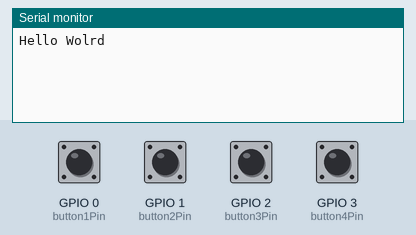
The sketch below on a simulated ESP32. On the bench: the last lines printed to the serial monitor. The test bench sets the inputs (shaded band); at power-on: GPIO 0 (button1Pin), GPIO 1 (button2Pin), GPIO 2 (button3Pin), GPIO 3 (button4Pin) HIGH.

Above: at 3.2 s.
3.3 s: GPIO 0 (button1Pin) pulled LOW for 0.15 s
At 4.5 s:
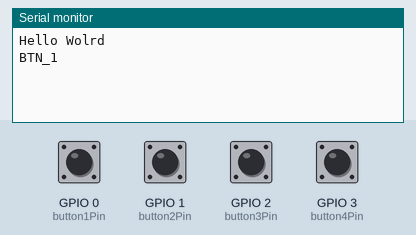
4.9 s: GPIO 1 (button2Pin) pulled LOW for 0.15 s
At 5.8 s:
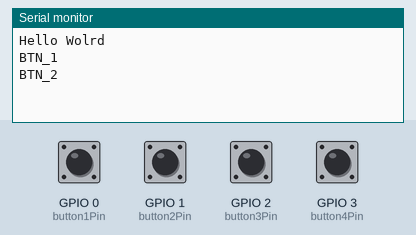
6.5 s: GPIO 2 (button3Pin) pulled LOW for 0.15 s
At 7.0 s:
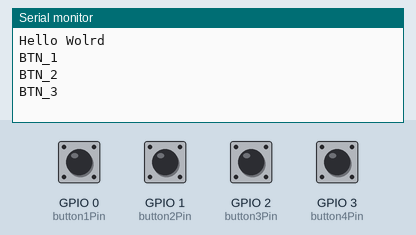
8.1 s: GPIO 3 (button4Pin) pulled LOW for 0.15 s
At 9.4 s:
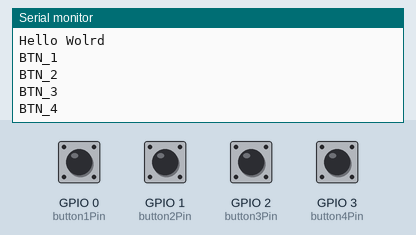
Timing chart, 0 to 10.7 s (numbered marks = the images above; inputs shaded):
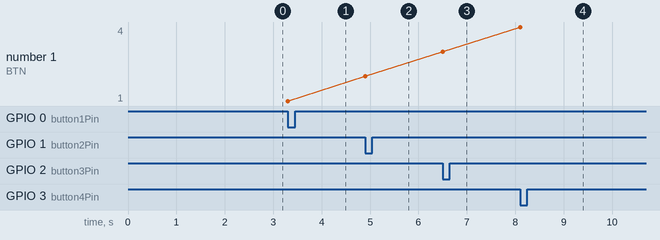

The sketch:

main.ino
```cpp
// Upload this code to your microcontroller
int button1Pin = 0;
int button2Pin = 1;
int button3Pin = 2;
int button4Pin = 3;

int button_1 = 0;
int button_2 = 0;
int button_3 = 0;
int button_4 = 0;

int hold = 250;

void buttonInput() {

  button_1 = digitalRead(button1Pin); // read the button 1 state
  button_2 = digitalRead(button2Pin); // read the button 2 state
  button_3 = digitalRead(button3Pin); // read the button 3 state
  button_4 = digitalRead(button4Pin); // read the button 4 state

  if (button_1 == LOW) {
    Serial.println("BTN_1");
    delay(hold);
  }
  else if (button_2 == LOW) {
    Serial.println("BTN_2");
    delay(hold);
  }
  else if (button_3 == LOW) {
    Serial.println("BTN_3");
    delay(hold);
  }

  else if (button_4 == LOW) {
    Serial.println("BTN_4");
    delay(hold);
  }
}

void setup() {
  // put your setup code here, to run once:
  Serial.begin(115200);

  delay(2000);

  pinMode(button1Pin, INPUT_PULLUP);
  pinMode(button2Pin, INPUT_PULLUP);
  pinMode(button3Pin, INPUT_PULLUP);
  pinMode(button4Pin, INPUT_PULLUP);

  Serial.println("Hello Wolrd");
}

void loop() {
  // put your main code here, to run repeatedly:
  buttonInput();
}
```

Measured:
- after the input at 3.3 s, the serial monitor: prints a new line at once (image 1)
- after the input at 4.9 s, the serial monitor: prints a new line at once (image 2)
- after the input at 6.5 s, the serial monitor: prints a new line at once (image 3)
- after the input at 8.1 s, the serial monitor: prints a new line at once (image 4)
- plotted number 1: 1 → 2 after the input at 4.9 s, 2 → 3 after the input at 6.5 s, 3 → 4 after the input at 8.1 s
